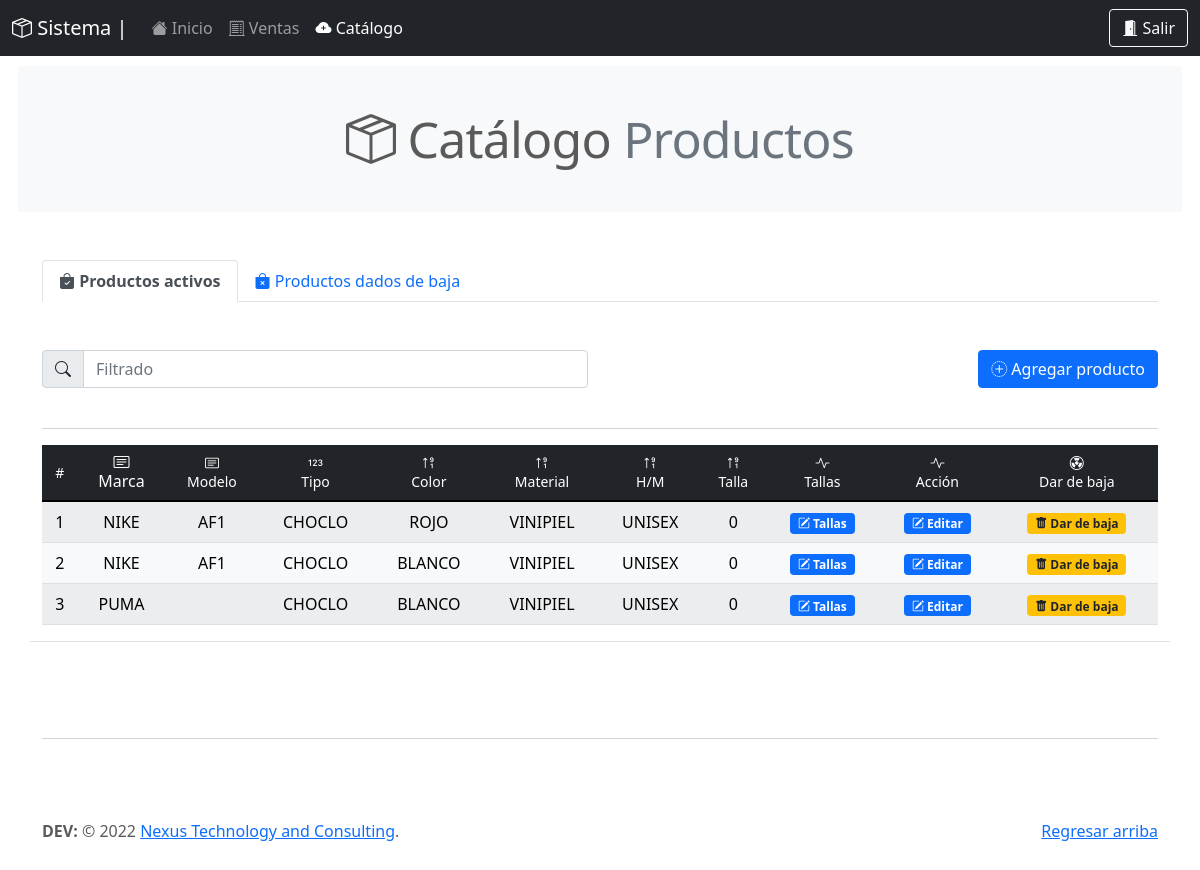
The app's page /be_/catalogo.php (signed in) with its own data.
### tables this page shows
CREATE TABLE `tenis` (
  `id` int(11) NOT NULL,
  `clasificacion` varchar(20) NOT NULL,
  `tamanio` varchar(20) NOT NULL,
  `marca` varchar(300) NOT NULL,
  `modelo` varchar(200) DEFAULT NULL,
  `tipo` varchar(50) NOT NULL,
  `color` varchar(50) NOT NULL,
  `color2` varchar(20) DEFAULT NULL,
  `color3` varchar(20) DEFAULT NULL,
  `color4` varchar(20) DEFAULT NULL,
  `color5` varchar(20) DEFAULT NULL,
  `formas` varchar(50) DEFAULT NULL,
  `material` varchar(50) NOT NULL,
  `hombre_mujer` varchar(20) NOT NULL,
  `talla` int(11) DEFAULT NULL,
  `img` varchar(300) NOT NULL,
  `precio_general` int(11) DEFAULT NULL,
  `precio_prov` int(11) DEFAULT NULL,
  `estatus` int(11) NOT NULL
);

### query/query_catalogo_backend.php (called while the page is built)
<?php
include('qconn/qc.php');
    $sqlCatalogo = "SELECT * FROM tenis WHERE estatus = 1";
    $sqlResultCatalgo = $conn->query($sqlCatalogo);
?>

### be_/catalogo.php (the view, shortened to what this page needs)
<!doctype html>
<html lang="en">
  <head>
    <link rel="stylesheet" href="https://cdn.jsdelivr.net/npm/bootstrap-icons@1.7.2/font/bootstrap-icons.css">
    <link href="../assets/dist/css/bootstrap.min.css" rel="stylesheet">
    <link href="../carousel.css" rel="stylesheet">
  </head>
  <body>
<header>
<nav class="navbar navbar-expand-md navbar-dark fixed-top bg-dark">
    <div class="container-fluid">
      <a class="navbar-brand" href="#"><i class="bi bi-box-seam"></i> Sistema |</a>
      <div class="collapse navbar-collapse" id="navbarCollapse">
        <ul class="navbar-nav me-auto mb-2 mb-md-0">
          <li class="nav-item">
           <a class="nav-link" aria-current="page" href="dashboard.php"><i class="bi bi-house-fill"></i> Inicio</a>
          </li>
          <li class="nav-item">
            <a class="nav-link" href="venta_gral.php"><i class="bi bi-receipt-cutoff"></i> Ventas</a>
          </li>
          <li class="nav-item">
            <a class="nav-link active" href="catalogo.php"><i class="bi bi-cloud-plus-fill"></i> Catálogo</a>
          </li>
        </ul>
        <form class="d-flex">
          <a href="prcd/sort.php" class="btn btn-outline-light" type="submit"><i class="bi bi-door-open-fill"></i> Salir</a>
        </form>
      </div>
    </div>
  </nav>
</header>
<main>
  <h2 class="mb-5 bg-light p-5 text-center featurette-heading" style="margin:18px;"><i class="bi bi-box-seam"></i> Catálogo <span class="text-muted">Productos</span></h2>
  <div class="container">
    <ul class="nav nav-tabs">
      <li class="nav-item">
        <a class="nav-link active" aria-current="page" href="#"><i class="bi bi-bag-check-fill"></i> <strong>Productos activos</strong></a>
      </li>
      <li class="nav-item">
        <a class="nav-link" href="catalogo_baja.php"><i class="bi bi-bag-x-fill"></i> Productos dados de baja</a>
      </li>
    </ul>
  </div>
<?php include('../query/query_catalogo_backend.php'); ?>
  <div class="container marketing mt-5 border-bottom">
  <div class="row">
    <div class="col">
        <div class="input-group mb-4 w-100">
            <span class="input-group-text" id="basic-addon1"><i class="bi bi-search"></i></span>
            <input type="text" class="form-control" placeholder="Filtrado" aria-label="Filtrado" aria-describedby="basic-addon1" id="myInput">
        </div>
    </div>
    <div class="col">
        <div class="input-group mb-4 justify-content-end">
            <button class="btn btn-primary" data-bs-toggle="modal" data-bs-target="#agregarProducto"><i class="bi bi-plus-circle-dotted"></i> Agregar producto</button>
        </div>
    </div>
  </div>
  <hr>
    <div class="table-responsive">
    <table class="table  table-light table-striped mb-3 table-hover align-middle">
      <thead class="text-center table-dark align-middle">
        <tr>
        <th scope="col" class="h6"><small>#</small></th>
          <th scope="col" class="h6"><small<i class="bi bi-card-text"></i><br>Marca</small></th>
          <th scope="col" class="h6"><small><i class="bi bi-card-text"></i><br>Modelo</small></th>
          <th scope="col" class="h6"><small><i class="bi bi-123"></i><br>Tipo</small></th>
          <th scope="col" class="h6"><small><i class="bi bi-sort-numeric-up-alt"></i><br>Color</small></th>
          <th scope="col" class="h6"><small><i class="bi bi-sort-numeric-up-alt"></i><br>Material</small></th>
          <th scope="col" class="h6"><small><i class="bi bi-sort-numeric-up-alt"></i><br>H/M</small></th>
          <th scope="col" class="h6"><small><i class="bi bi-sort-numeric-up-alt"></i><br>Talla</small></th>
          <th scope="col" class="h6"><small><i class="bi bi-activity"></i><br>Tallas</small></th>
          <th scope="col" class="h6"><small><i class="bi bi-activity"></i><br>Acción</small></th>
          <th scope="col" class="h6"><small><i class="bi bi-radioactive"></i><br>Dar de baja</small></th>
        </tr>
      </thead>
      <tbody id="myTable">
        <?php
        $x = 0;
          while($row_sql = $sqlResultCatalgo->fetch_assoc()){
            $x++;
            echo'<tr>';
            echo'<td class="text-center">'.$x.'</td>';
            echo'<td class="text-center">'.$row_sql['marca'].'</td>';
            echo'<td class="text-center">'.$row_sql['modelo'].'</td>';
            echo'<td class="text-center">'.$row_sql['tipo'].'</td>';
            echo'<td class="text-center">'.$row_sql['color'].'</td>';
            echo'<td class="text-center">'.$row_sql['material'].'</td>';
            echo'<td class="text-center">'.$row_sql['hombre_mujer'].'</td>';
            echo'<td class="text-center">'.$row_sql['talla'].'</td>';
            echo'<td class="text-center"><a href="tallas.php?talla='.$row_sql['id'].'"><span class="badge bg-primary"><i class="bi bi-pencil-square"></i> Tallas</span></a></td>';
            echo'<td class="text-center"><a href="#" data-bs-toggle="modal" data-bs-target="#exampleModal'.$row_sql['id'].'"><span class="badge bg-primary"><i class="bi bi-pencil-square"></i> Editar</span></a></td>';
            echo'<td class="text-center"><a href="#" data-bs-toggle="modal" data-bs-target="#deleteArticulo'.$row_sql['id'].'"><span class="badge bg-warning text-dark"><i class="bi bi-trash-fill"></i> Dar de baja</span></a></td>';
            echo'</tr>';
          }
        ?>
      </tbody>
    </table>
    </div>
  </div>
  <footer class="footer mt-auto py-3">
    <div class="container">
      <hr class="featurette-divider">
      <p class="float-end"><a href="#">Regresar arriba</a></p>
    <p><strong>DEV:</strong> © 2022 <a href="https://direccioneszac.net/red_deploy/" target="_blank">Nexus Technology and Consulting</a>.</p>
    </div>
  </footer>
</main>
  </body>
</html>

### carousel.css (style rules this page uses)
body { padding-top: 3rem; padding-bottom: 3rem; color: #5a5a5a; }
.featurette-divider { margin: 5rem 0; }
.featurette-heading { font-weight: 300; line-height: 1; letter-spacing: -.05rem; }
@media (min-width: 40em) { .featurette-heading { font-size: 50px; } }
@media (min-width: 62em) { .featurette-heading { margin-top: 7rem; } }

### records on screen
tenis: marca "NIKE", modelo "AF1", tipo "CHOCLO", color "ROJO", material "VINIPIEL", hombre_mujer "UNISEX", talla "0"
tenis: marca "NIKE", modelo "AF1", tipo "CHOCLO", color "BLANCO", material "VINIPIEL", hombre_mujer "UNISEX", talla "0"
tenis: marca "PUMA", tipo "CHOCLO", color "BLANCO", material "VINIPIEL", hombre_mujer "UNISEX", talla "0"
